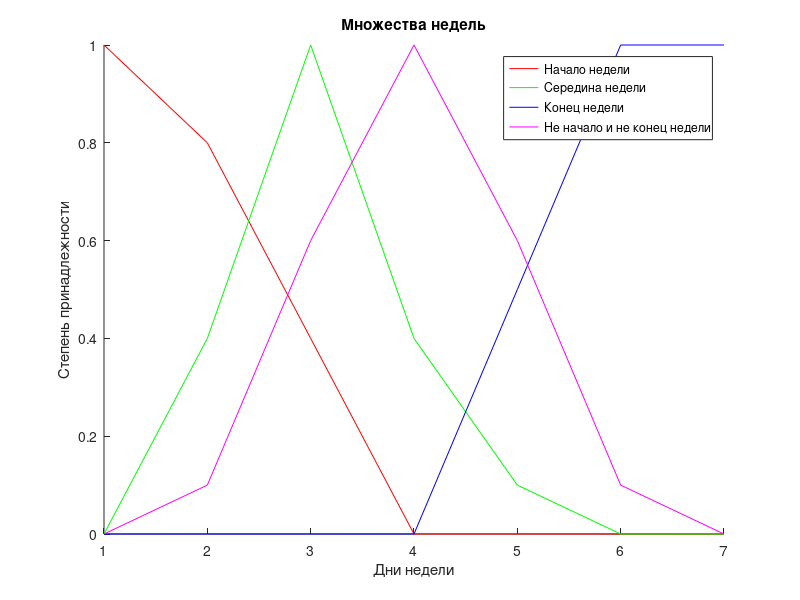

The MATLAB script that drew this image: (Note: this script raises an error after producing the figure.)
%1
U = 1:7;

% Определение нечётких множеств
A = [1, 0.8, 0.4, 0, 0, 0, 0]; % начало недели
B = [0, 0.4, 1, 0.4, 0.1, 0, 0]; % середина недели
C = [0, 0, 0, 0, 0.5, 1, 1]; % конец недели
D = [0, 0.1, 0.6, 1, 0.6, 0.1, 0]; % не начало и не конец недели

% Построение графиков
figure;
hold on;
plot(U, A, 'r', 'DisplayName', 'Начало недели');
plot(U, B, 'g', 'DisplayName', 'Середина недели');
plot(U, C, 'b', 'DisplayName', 'Конец недели');
plot(U, D, 'm', 'DisplayName', 'Не начало и не конец недели');
xlabel('Дни недели');
ylabel('Степень принадлежности');
title('Множества недель');
legend show;
hold off;

% Проверка на унимодальность
is_unimodal_A = isUnimodal(A);
is_unimodal_B = isUnimodal(B);
is_unimodal_C = isUnimodal(C);
is_unimodal_D = isUnimodal(D);

disp(['A унимодально: ', num2str(is_unimodal_A)]);
disp(['B унимодально: ', num2str(is_unimodal_B)]);
disp(['C унимодально: ', num2str(is_unimodal_C)]);
disp(['D унимодально: ', num2str(is_unimodal_D)]);

function result = isUnimodal(membership)
    % Проверка на унимодальность
    % diff(membership): Эта функция вычисляет разности между соседними элементами вектора
    % all(diff(membership) >= 0): Эта часть проверяет, являются ли все разности неотрицательными.
    result = all(diff(membership) >= 0) || all(diff(membership) <= 0);
end


%2
% U = 1:120;
% U_tru = ["1-20","21-40","41-60","61-80","81-100","101-120"];
% 
% %А - молодой
% A = [[1,2,3,4,5,6]
%     [1/2,1,2,3,4,5]
%     [1/3,1/2,1,2,3,4]
%     [1/4,1/3,1/3,1,2,3]
%     [1/5,1/4,1/4,1/2,1,2]
%     [1/6,1/5,1/5,1/3,1/2,1]];
% degreesA = Degree(A);
% disp(display(degreesA,U_tru,"A"))
% 
% %B - старый
% B = [[1,1/2,1/3,1/4,1/5,1/6]
%     [2,1,1/2,1/3,1/4,1/5]
%     [3,2,1,1/2,1/3,1/4]
%     [4,3,2,1,1/2,1/3]
%     [5,4,3,2,1,1/2]
%     [6,5,4,3,2,1]];
% degreesB = Degree(B);
% disp(display(degreesB,U_tru,"B"))
% 
% %С - очень молодой
% C = [[1,2,3,5,6,7]
%     [1/2,1,2,3,5,6]
%     [1/3,1/2,1,2,3,5]
%     [1/5,1/3,1/2,1,2,3]
%     [1/6,1/5,1/3,1/2,1,2]
%     [1/7,1/6,1/5,1/3,1/2,1]];
% degreesC = Degree(C);
% disp(display(degreesC,U_tru,"C"))
% 
% %D - не старый
% D = [[1,2,3,5,6,7]
%     [1/2,1,2,4,5,7]
%     [1/3,1/2,1,3,4,5]
%     [1/5,1/4,1/3,1,2,3]
%     [1/6,1/5,1/4,1/2,1,2]
%     [1/7,1/7,1/5,1/3,1/2,1]];
% degreesD = Degree(D);
% disp(display(degreesD,U_tru,"D"))
% 
% figure(Name="Множества возраста")
% hold on
% plot(U,truMatrix(degreesA),'r','DisplayName','Молодой');
% plot(U,truMatrix(degreesB),'b','DisplayName','Старый');
% plot(U,truMatrix(degreesC),'g','DisplayName','Очень молодой');
% plot(U,truMatrix(degreesD),'m','DisplayName','Не старый');
% title('Множества возрастов');
% xlabel('Возраст');
% ylabel('Степень принадлежности');
% title('Функции принадлежности для возраста');
% legend show;
% hold off;
% 
% function degrees = Degree(All)
% % геометрическое среднее для каждой строки. Параметр 2 указывает, что среднее нужно вычислять по строкам
%     mean = geomean(All,2);
%     norm = mean/sum(mean);
%     degrees = norm;
% end
% 
% function output = display(degrees,names,setName)
%     outputStr = strcat(setName,' =');
%     for i = 1:length(degrees)-1
%         outputStr = strcat(outputStr,sprintf(" %s/M(%.2f)+", names(i), degrees(i)));
%     end
%     output = strcat(outputStr,sprintf(" %s/M(%.2f)", names(length(degrees)), degrees(length(degrees))));
% end
% 
% function matrixx = truMatrix(degrees)
%     matrixx = [];
%     for i= 1:6
% % degrees(i) извлекает i-й элемент из входного массива degrees.
% % repmat(degrees(i), 1, 20) создает строку, состоящую из 20 повторений значения degrees(i).
% % добавляет к массиву matrixx.
%         matrixx = [matrixx,repmat(degrees(i),1,20)];
%     end
% end


%3
% % Количество экспертов
% num_experts = 5;
% 
% % Инициализация матрицы оценок экспертов
% % Строки - эксперты, столбцы - критерии
% criteria = {'Молодой', 'Старый', 'Очень молодой', 'Не старый'};
% ratings = zeros(num_experts, length(criteria));
% U = 0:120;
% U_tru = ["1-20","21-40","41-60","61-80","81-100","101-120"];
% 
% expert1_mol = [1,0,0,0,0,0];
% expert1_star = [0,0,0,1,1,1];
% expert1_ochen = [1,0,0,0,0,0];
% expert1_not = [1,1,1,0,0,0];
% 
% expert2_mol = [1,1,0,0,0,0];
% expert2_star = [0,0,0,0,1,1];
% expert2_ochen = [1,0,0,0,0,0];
% expert2_not = [1,1,0,0,0,0];
% 
% expert3_mol = [1,1,1,0,0,0];
% expert3_star = [0,0,0,1,1,1];
% expert3_ochen = [1,1,0,0,0,0];
% expert3_not = [1,1,1,1,0,0];
% 
% expert4_mol = [1,1,1,0,0,0];
% expert4_star = [0,0,0,0,0,1];
% expert4_ochen = [1,1,0,0,0,0];
% expert4_not = [1,1,1,1,0,0];
% 
% expert5_mol = [1,1,0,0,0,0];
% expert5_star = [0,0,0,0,0,1];
% expert5_ochen = [1,0,0,0,0,0];
% expert5_not = [1,1,1,1,1,0];
% 
% mol = expert1_mol + expert2_mol + expert3_mol + expert4_mol + expert5_mol;
% star = expert1_star + expert2_star + expert3_star + expert4_star + expert5_star;
% ochen = expert1_ochen + expert2_ochen + expert3_ochen + expert4_ochen + expert5_ochen;
% not = expert1_not + expert2_not + expert3_not + expert4_not + expert5_not;
% 
% gr_mol = mol / num_experts;
% gr_star = star / num_experts;
% gr_ochen = ochen / num_experts;
% gr_not = not / num_experts;
% testf = [20,40,60,80,100,120];
% 
% % Построение графиков
% figure;
% hold on;
% plot(testf, gr_mol, 'r', 'DisplayName', 'Молодой');
% plot(testf, gr_star, 'g', 'DisplayName', 'Старый');
% plot(testf, gr_ochen, 'b', 'DisplayName', 'Очень молодой');
% plot(testf, gr_not, 'm', 'DisplayName', 'Не старый');
% title('Множества возрастов');
% xlabel('Возраст');
% ylabel('Степень принадлежности');
% title('Функции принадлежности для возраста');
% legend show;
% hold off;


%4
% U = ["Дисциплина 1", "Дисциплина 2", "Дисциплина 3", "Дисциплина 4"];
% 
% % Нечёткие множества
% A = [0.8, 0.6, 0.9, 1]; % нравится
% B = [0.3, 0.5, 0.7, 0]; % не понимаю
% C = [0.2, 0.4, 0.6, 0.8]; % не нравится
% D = [0.9, 0.7, 0.5, 0.3]; % хотел бы изучать глубже
% 
% % Разложение по уровням для каждого множества
% levels_A = allLevels(A);
% levels_B = allLevels(B);
% levels_C = allLevels(C);
% levels_D = allLevels(D);
% 
% disp('A (Нравится):');
% for level = keys(levels_A)
%     fprintf('Уровень %.2f: ', level{1});
% % levels_A(level{1}) извлекает значения, связанные с текущим ключом
% % cell2mat() преобразует полученные значения в обычный массив.
%     disp(U(cell2mat(levels_A(level{1}))));
% end
% 
% disp('B (Не понимаю):');
% for level = keys(levels_B)
%     fprintf('Уровень %.2f: ', level{1});
%     disp(U(cell2mat(levels_B(level{1}))));
% end
% 
% disp('C (Не нравится):');
% for level = keys(levels_C)
%     fprintf('Уровень %.2f: ', level{1});
%     disp(U(cell2mat(levels_C(level{1}))));
% end
% 
% disp('D (Хотел бы изучать глубже):');
% for level = keys(levels_D)
%     fprintf('Уровень %.2f: ', level{1});
%     disp(U(cell2mat(levels_D(level{1}))));
% end
% 
% % Функция для разложения по уровням
% function levels = allLevels(degrees)
%     levels = containers.Map('KeyType', 'double', 'ValueType', 'any');
%     unique_levels = unique(degrees(degrees > 0));
% 
%     for i = 1:length(unique_levels)
%         indices = find(degrees >= unique_levels(i)); % Находим индексы
%         levels(unique_levels(i)) = {indices}; % Сохраняем индексы дисциплин
%     end
% end


%5
% U = linspace(0, 10, 400);
% 
% % Функции принадлежности
% ua = zeros(size(U));
% ua((0 <= U) & (U <= 5)) = 1; % ua(x)
% 
% ub = zeros(size(U));
% ub(U >= 5 & U <= 10) = exp(-(U(U >= 5 & U <= 10)-5)/5); % ub(x)
% 
% uc = zeros(size(U));
% a1 = 2; a2 = 5;
% uc(U > a2) = 1;
% uc(U >= a1 & U <= a2) = (U(U >= a1 & U <= a2)-a1)/(a2-a1); % uc(x)
% 
% ud = zeros(size(U));
% ud(U > 0) = 1 ./ (1 + 2 * (U(U > 0).^2)); % ud(x)
% 
% % Построение графиков
% figure;
% hold on;
% plot(U, ua, 'r', 'DisplayName', 'ua(x)');
% plot(U, ub, 'g', 'DisplayName', 'ub(x)');
% plot(U, uc, 'b', 'DisplayName', 'uc(x)');
% plot(U, ud, 'm', 'DisplayName', 'ud(x)');
% xlabel('x');
% ylabel('Степень принадлежности');
% title('Функции принадлежности');
% legend show;
% hold off;
% 
% % Разложение по уровням
% disp('Разложение по уровням для ua:');
% disp('Уровень: a -> x принадлежит [0,5]');
% disp('Уровень: 0 -> все');
% 
% disp('Разложение по уровням для ub:');
% disp('Уровень: a -> x принадлежит [5,5*ln(a)+5]');
% disp('Уровень: 0 -> все');
% 
% disp('Разложение по уровням для uc:');
% disp('Уровень: a -> x принадлежит [a*(a2-a1)+a1,+inf]');
% disp('Уровень: 0 -> все');
% disp('Уровень: 1 -> x > a2');
% 
% disp('Разложение по уровням для ud:');
% disp('Уровень: a -> x принадлежит [0,sqrt((1-a)/2a)');
% 
% % Определение уровней
% levels = [0, 0.2, 0.4, 0.6, 0.8, 1];
% 
% % Разложение по уровням для каждой функции
% disp('Разложение по уровням:');
% for func_idx = {'ua', 'ub', 'uc', 'ud'}
%     fprintf('Разложение для %s:\n', func_idx{1});
%     decomposition = ''; % Инициализация строки для разложение
%     for level = levels
%         % Находим значения x для каждого уровня
%         if strcmp(func_idx{1}, 'ua')
%             values = find(ua >= level);
%         elseif strcmp(func_idx{1}, 'ub')
%             values = find(ub >= level);
%         elseif strcmp(func_idx{1}, 'uc')
%             values = find(uc >= level);
%         elseif strcmp(func_idx{1}, 'ud')
%             values = find(ud >= level);
%         end
%         % Записываем минимальные и максимальные значения x для каждого уровня
%         if ~isempty(values)
%             min_x = min(U(values));
%             max_x = max(U(values));
%             interval_str = sprintf('%.1f[%.2f, %.2f]', level, min_x, max_x);
%             decomposition = [decomposition, interval_str, ' + '];
%         end
%     end
%     fprintf('%s\n', decomposition);
% end


%6
% U = linspace(4, 5000, 5000); % От 4 до 5000
% 
% A = zeros(size(U));
% A(U >= 4 & U < 1000) = (U(U >= 4 & U < 1000)) / 1000;
% A(U >= 1000 & U < 1400) = 1;
% A(U >= 1400 & U < 3000) = (3000 - U(U >= 1400 & U < 3000)) / (3000-1400);
% 
% B = zeros(size(U));
% B(U >= 1000 & U < 4000) = (U(U >= 1000 & U < 4000) - 1000) / (4000 - 1000);
% B(U >= 4000) = 1;
% 
% C = zeros(size(U));
% C(U < 400) = 1;
% C(U >= 400 & U < 1500) = (1500 - U(U >= 400 & U < 1500)) / (1500 - 400);
% 
% % Построение графиков
% figure;
% hold on;
% plot(U, A, 'r', 'DisplayName', 'Средний класс');
% plot(U, B, 'g', 'DisplayName', 'Богатые');
% plot(U, C, 'b', 'DisplayName', 'Небогатые');
% xlabel('Цена');
% ylabel('Степень принадлежности');
% title('Функции принадлежности для цен автомобилей');
% legend show;
% hold off;
% 
% % Разложение по уровням
% disp('Разложение по уровням для A:');
% disp('Уровень: a -> x принадлежит [1000a,1400a-1000]');
% 
% disp('Разложение по уровням для B:');
% disp('Уровень: a -> x принадлежит [1000,4000a+1000]');
% 
% disp('Разложение по уровням для C:');
% disp('Уровень: 1 -> x < 400');
% disp('Уровень: a -> [400,1500-400a]');
% 
% % Определение уровней
% levels = linspace(0, 1, 10);
% disp('Разложение по уровням:');
% for func_idx = {'A', 'B', 'C'}
%     fprintf('Разложение для %s:\n', func_idx{1});
%     decomposition = ''; % Инициализация строки для разложения
%     for level = levels
%         % Находим значения x для каждого уровня
%         if strcmp(func_idx{1}, 'A')
%             values = find(A >= level);
%         elseif strcmp(func_idx{1}, 'B')
%             values = find(B >= level);
%         elseif strcmp(func_idx{1}, 'C')
%             values = find(C >= level);
%         end
% 
%         % Записываем минимальные и максимальные значения x для каждого уровня
%         if ~isempty(values)
%             min_x = min(U(values));
%             max_x = max(U(values));
%             interval_str = sprintf('%.1f[%.2f, %.2f]', level, min_x, max_x);
%             decomposition = [decomposition, interval_str, ' + ']; % Добавляем к строке разложения
%         end
%     end   
%     fprintf('%s\n', decomposition);
% end


%7
% % Определение нечётких множеств
% x_A = [5, 6, 7, 8, 9];
% A = [0.4, 0.7, 1, 0.8, 0.6]; % A
% x_B = [1, 3, 4];
% B = [0.8, 0.8, 0.5]; % B
% 
% % Концентрация и дилатация
% CON_A = A .^ 2; % CON(A)
% DIL_A = sqrt(A); % DIL(A)
% CON_B = B .^ 2; % CON(B)
% DIL_B = sqrt(B); % DIL(B)
% 
% % Вывод результатов
% disp('CON(A):');
% disp(CON_A);
% disp('DIL(A):');
% disp(DIL_A);
% disp('CON(B):');
% disp(CON_B);
% disp('DIL(B):');
% disp(DIL_B);
% 
% % Построение графиков
% figure;
% hold on;
% plot(x_A, A, 'r', 'DisplayName', 'A');
% plot(x_A, CON_A, 'g', 'DisplayName', 'CON(A)');
% plot(x_A, DIL_A, 'b', 'DisplayName', 'DIL(A)');
% xlabel('X');
% ylabel('Степень принадлежности');
% title('Функции принадлежности');
% legend show;
% hold off;
% % Построение графиков
% figure;
% hold on;
% plot(x_B, B, 'r', 'DisplayName', 'B');
% plot(x_B, CON_B, 'g', 'DisplayName', 'CON(B)');
% plot(x_B, DIL_B, 'b', 'DisplayName', 'DIL(B)');
% xlabel('X');
% ylabel('Степень принадлежности');
% title('Функции принадлежности');
% legend show;
% hold off;


%8
% x = linspace(0, 2, 300);
% u = 1/2 - 1/2 * sin(pi/2 * (x - 1));
% u(x > 2) = 0; % u(x)
% 
% % Концентрация и дилатация
% CON_A = u .^ 2; % CON(A)
% DIL_A = sqrt(u); % DIL(A)
% 
% disp('CON(A):');
% disp(CON_A);
% disp('DIL(A):');
% disp(DIL_A);
% 
% % Построение графиков
% figure;
% hold on;
% plot(x, u, 'r', 'DisplayName', 'A');
% plot(x, CON_A, 'g', 'DisplayName', 'CON(A)');
% plot(x, DIL_A, 'b', 'DisplayName', 'DIL(A)');
% xlabel('x');
% ylabel('Степень принадлежности');
% title('Функция принадлежности A');
% legend show;
% hold off;


%9
% U = {'a', 'b', 'c', 'd', 'e', 'f', 'g'};
% A = [0, 0.3, 0.7, 1, 0, 0.2, 0.6];
% B = [0.3, 1, 0.5, 0.8, 1, 0.5, 0.6];
% C = [1, 0.5, 0, 0.2, 0, 0.2, 0.9];
% 
% % Функции принадлежности
% A_mu = containers.Map(U, A);
% B_mu = containers.Map(U, B);
% C_mu = containers.Map(U, C);
% 
% % A Л B
% intersection_AB_mu = intersection(A_mu, B_mu);
% 
% % A U B
% union_AB_mu = union(A_mu, B_mu);
% 
% % notB
% notB_mu = negation(B_mu);
% 
% % A Л notB
% intersection_ANegB_mu = intersection(A_mu, notB_mu);
% 
% % notC
% notC_mu = negation(C_mu);
% 
% % Пересечение (A U notB) Л C
% union_ANegB_mu = union(A_mu, notB_mu);
% intersection_unionANegB_C_mu = intersection(union_ANegB_mu, C_mu);
% 
% % Пересечение not(A U B) Л notC
% intersection_negUnionAB_negC_mu = intersection(notB_mu, notC_mu);
% 
% % Вычисление последнего множества: (0.8A^2 U 0.5B^2 U 0.3C^2)
% A_squared_values = A .^2 * 0.8;
% B_squared_values = B .^2 * 0.5;
% C_squared_values = C .^2 * 0.3;
% 
% union_squared_values = max([A_squared_values; B_squared_values; C_squared_values]);
% 
% % Вычисление последнего множества: 0.6(A * B)) Л C^2
% AB_product_values = zeros(size(A));
% for i=1:length(A)
%     AB_product_values(i) = A(i) * B(i);
% end 
% C_squared_for_intersection_values = C .^2;
% intersection_DIL_AB_C_squared_values = min(0.6*AB_product_values,C_squared_for_intersection_values);
% 
% % Вывод результатов в канонической форме
% disp('A Л B:');
% print_canonical_form(intersection_AB_mu);
% 
% disp('A U B:');
% print_canonical_form(union_AB_mu);
% 
% disp('A Л notB:');
% print_canonical_form(intersection_ANegB_mu);
% 
% disp('(A U notB) Л C:');
% print_canonical_form(intersection_unionANegB_C_mu);
% 
% disp('not(A U B) Л notC:');
% print_canonical_form(intersection_negUnionAB_negC_mu);
% 
% disp('(0.8A^2 U 0.5B^2 U 0.3C^2):');
% fprintf('%.2f/a + %.2f/b + %.2f/c + %.2f/d + %.2f/e + %.2f/f + %.2f/g\n', union_squared_values);
% 
% disp('Пересечение 0.6(A * B) Л C^2:');
% fprintf('%.2f/a + %.2f/b + %.2f/c + %.2f/d + %.2f/e + %.2f/f + %.2f/g\n', intersection_DIL_AB_C_squared_values);
% 
% % Построение графиков
% hold on;
% plot(1:7, A, 'r', 'DisplayName', 'A');
% plot(1:7, B, 'g', 'DisplayName', 'B');
% plot(1:7, C, 'b', 'DisplayName', 'C');
% plot(1:7, cell2mat(intersection_AB_mu.values), '-s', 'DisplayName', 'A Л B');
% plot(1:7, cell2mat(union_AB_mu.values), '-s', 'DisplayName', 'A U B');
% plot(1:7, cell2mat(intersection_ANegB_mu.values), '-s', 'DisplayName', 'A Л notB');
% plot(1:7, cell2mat(intersection_unionANegB_C_mu.values), '-s', 'DisplayName', '(A U notB) Л C');
% plot(1:7, cell2mat(intersection_negUnionAB_negC_mu.values), '-s', 'DisplayName', 'not(A U B) Л notC');
% plot(1:7, union_squared_values, '-s', 'DisplayName', '(0.8A^2 U 0.5B^2 U 0.3C^2)');
% plot(1:7, intersection_DIL_AB_C_squared_values, '-s', 'DisplayName', '0.6(A * B) Л C^2');
% 
% xlabel('Элементы множества');
% ylabel('Степень принадлежности');
% title('Графики функций принадлежности множеств и операций');
% xticks(1:7);
% xticklabels(U);
% legend show;
% grid on;
% hold off;
% 
% % Функция для вывода в канонической форме
% function print_canonical_form(mu)
%     keys_mu = keys(mu);
%     fprintf('Множество:\n');
%     for i=1:length(keys_mu)-1
%         fprintf('%.2f/%s + ', mu(keys_mu{i}), keys_mu{i});
%     end
%     fprintf('%.2f/%s', mu(keys_mu{length(keys_mu)}), keys_mu{length(keys_mu)});
%     fprintf('\n');
% end
% 
% function result = intersection(mu_A, mu_B)
%     keys_A = keys(mu_A);
%     keys_B = keys(mu_B);
%     result = containers.Map(keys_A, zeros(1, length(mu_A)));
%     for i = 1:length(mu_A)
%         result(keys_A{i}) = min(mu_A(keys_A{i}), mu_B(keys_B{i}));
%     end
% end
% 
% function result = union(mu_A, mu_B)
%     keys_A = keys(mu_A);
%     keys_B = keys(mu_B);
%     result = containers.Map(keys_A, zeros(1, length(mu_A)));
%     for i = 1:length(mu_A)
%         result(keys_A{i}) = max(mu_A(keys_A{i}), mu_B(keys_B{i}));
%     end
% end
% 
% function result = negation(mu)
%     keys_M = keys(mu);
%     result = containers.Map(keys_M, zeros(1, length(mu)));
%     for i = 1:length(mu)
%         result(keys_M{i}) = max(1 - mu(keys_M{i}), 0);
%     end
% end


%10
% % Определение диапазона значений
% U = linspace(0, 3, 300); % от 0 до 3
% 
% % Функция принадлежности для A
% A = (U.^2) / 9;
% 
% % Функция принадлежности для B
% B = ((U - 3).^2) / 9;
% 
% % A Л B
% intersection_AB = min(A, B);
% 
% % A U B
% union_AB = max(A, B);
% 
% % notB
% not_B = max(1 - B, 0);
% 
% % A Л notB
% difference_AB = min(A, not_B); % Убедимся в неотрицательности
% 
% % (A U notB)
% union_A_notB = max(A, not_B);
% 
% % (not(A Л B))
% neg_intersection_AB = 1 - intersection_AB;
% 
% % (A Л notA) * (B Л notB)
% product_diff_A_B = zeros(size(A)); % Это всегда будет ноль
% 
% % Построение графиков
% figure;
% hold on;
% % Графики для множеств A и B
% plot(U, A, 'r', 'DisplayName', 'A');
% plot(U, B, 'g', 'DisplayName', 'B');
% 
% % Графики для операций
% plot(U, intersection_AB, 'b', 'DisplayName', 'A Л B');
% plot(U, union_AB, 'r--', 'DisplayName', 'A U B');
% plot(U, difference_AB, 'g--', 'DisplayName', 'A Л notB');
% plot(U, union_A_notB, 'b--', 'DisplayName', 'A U notB');
% plot(U, neg_intersection_AB, 'y--', 'DisplayName', 'not(A Л B)');
% plot(U, product_diff_A_B,'y', 'DisplayName', '(A Л notA) * (B Л notB)'); 
% xlabel('u');
% ylabel('Степень принадлежности');
% title('Функции принадлежности A и B');
% legend show;
% hold off;


%11
% U = {'a', 'b', 'c', 'd', 'e'};
% A = [0.8, 0, 0.6, 0.9, 1]; % A
% 
% % Концентрация и дилатация
% B = A .^ 2; % CON(A)
% C = sqrt(A); % DIL(A)
% 
% disp('CON(A):');
% disp(B);
% disp('DIL(A):');
% disp(C);
% 
% figure;
% hold on;
% plot(1:5, A, 'r', 'DisplayName', 'A');
% plot(1:5, B, 'g', 'DisplayName', 'CON(A)');
% plot(1:5, C, 'b', 'DisplayName', 'DIL(A)');
% xlabel('x');
% xticks(1:5);
% xticklabels(U);
% ylabel('Степень принадлежности');
% title('Функция принадлежности A');
% legend show;
% hold off;


%12
% A = [4, 5, 6]; % A
% mu_A = [1.0, 0.5, 0.2]; % Степени принадлежности
% 
% B = [1, 2, 3, 4, 5]; % B
% mu_B = [0.3, 0.8, 1.0, 0.8, 0.3]; % Степени принадлежности
% 
% % Сложение
% C = [];
% mu_C = [];
% for i = 1:length(A)
%     for j = 1:length(B)
%         sum_value = A(i) + B(j);
%         degree = min(mu_A(i), mu_B(j)); % Используем минимум
%         idx = find(C == sum_value); % Ищем индекс существующего значения
%         if isempty(idx)
%             C(end+1) = sum_value; 
%             mu_C(end+1) = degree;
%         else
%             mu_C(idx) = max(mu_C(idx), degree);
%         end
%     end
% end
% 
% % Умножение
% D = [];
% mu_D = [];
% for i = 1:length(A)
%     for j = 1:length(B)
%         prod_value = A(i) * B(j);
%         degree = min(mu_A(i), mu_B(j)); % Используем минимум
%         idx = find(D == prod_value); % Ищем индекс существующего значения
%         if isempty(idx)
%             D(end+1) = prod_value; 
%             mu_D(end+1) = degree;
%         else
%             mu_D(idx) = max(mu_D(idx), degree);
%         end
%     end
% end
% 
% % Вычитание
% E = [];
% mu_E = [];
% for i = 1:length(A)
%     for j = 1:length(B)
%         if A(i) >= B(j)
%             diff_value = A(i) - B(j);
%             degree = min(mu_A(i), mu_B(j)); % Используем минимум
%             idx = find(E == diff_value); % Ищем индекс существующего значения
%             if isempty(idx)
%                 E(end+1) = diff_value; 
%                 mu_E(end+1) = degree;
%             else
%                 mu_E(idx) = max(mu_E(idx), degree);
%             end
%         end
%     end
% end
% 
% % Деление
% F = [];
% mu_F = [];
% for i = 1:length(A)
%     for j = 1:length(B)
%         if B(j) ~= 0
%             div_value = A(i) / B(j);
%             degree = min(mu_A(i), mu_B(j)); % Используем минимум
%             idx = find(F == div_value); % Ищем индекс существующего значения
%             if isempty(idx)
%                 F(end+1) = div_value; 
%                 mu_F(end+1) = degree;
%             else
%                 mu_F(idx) = max(mu_F(idx), degree);
%             end
%         end
%     end
% end
% 
% % Максимум
% function [G, mu_G] = calcMax(A,B,mu_A,mu_B)
%     G = [];
%     mu_G = [];
%     for i = 1:length(A)
%         for j = 1:length(B)
%             max_value = max(A(i), B(j));
%             degree = min(mu_A(i), mu_B(j)); % Используем максимум
%             idx = find(G == max_value); % Ищем индекс существующего значения
%             if isempty(idx)
%                 G(end+1) = max_value; 
%                 mu_G(end+1) = degree;
%             else
%                 mu_G(idx) = max(mu_G(idx), degree);
%             end
%         end
%     end
% end
% [G,mu_G] = calcMax(A,B,mu_A,mu_B);
% 
% % Минимум
% function [H, mu_H] = calcMin(A,B,mu_A,mu_B)
%     H = [];
%     mu_H = [];
%     for i = 1:length(A)
%         for j = 1:length(B)
%             min_value = min(A(i), B(j));
%             degree = min(mu_A(i), mu_B(j)); % Используем минимум
%             idx = find(H == min_value); % Ищем индекс существующего значения
%             if isempty(idx)
%                 H(end+1) = min_value; 
%                 mu_H(end+1) = degree;
%             else
%                 mu_H(idx) = max(mu_H(idx), degree);
%             end
%         end
%     end
% end
% [H,mu_H] = calcMin(A,B,mu_A,mu_B);
% 
% % Сортировка результатов по величине элемента и удаление дубликатов для всех операций
% [C_sorted, mu_C_sorted] = sortAndRemoveDuplicates(C, mu_C);
% [E_sorted, mu_E_sorted] = sortAndRemoveDuplicates(E, mu_E);
% [D_sorted, mu_D_sorted] = sortAndRemoveDuplicates(D, mu_D);
% [F_sorted, mu_F_sorted] = sortAndRemoveDuplicates(F, mu_F);
% [G_sorted, mu_G_sorted] = sortAndRemoveDuplicates(G, mu_G);
% [H_sorted, mu_H_sorted] = sortAndRemoveDuplicates(H, mu_H);
% 
% [v,m] = calcMax(A,C,mu_A,mu_C);
% disp('Нечёткие числа: ')
% disp(v)
% disp('Дискретные числа: ')
% disp(m)
% 
% figure;
% hold on;
% plot(A, mu_A, 'r', 'DisplayName', 'A (немного больше 3)');
% plot(B, mu_B, 'g', 'DisplayName', 'B (примерно 3)');
% plot(C_sorted, mu_C_sorted, 'b', 'DisplayName', 'C (A + B)');
% plot(D_sorted, mu_D_sorted, 'r--', 'DisplayName', 'D (A * B)');
% plot(E_sorted, mu_E_sorted, 'y', 'DisplayName', 'E (A - B)');
% plot(F_sorted, mu_F_sorted, 'g--', 'DisplayName', 'F (A / B)');
% plot(G_sorted, mu_G_sorted, 'b--', 'DisplayName', 'G (max(A,B))');
% plot(H_sorted, mu_H_sorted, 'y--', 'DisplayName', 'H (min(A,B))');
% xlabel('Значения');
% ylabel('Степень принадлежности');
% title('Графики функций принадлежности для A и B с операциями');
% legend show;
% grid on;
% hold off;
% 
% function [sortedValues, sortedDegrees] = sortAndRemoveDuplicates(values, degrees)
%     [sortedValues, uniqueIdx] = unique(values);
%     sortedDegrees= zeros(size(sortedValues));
%     for i=1:length(uniqueIdx)
%         sortedDegrees(i)=max(degrees(values==sortedValues(i)));
%     end  
% end



%Individual dz1
% criteria = {'Качества зерна', 'Цена зерна', 'Транспортные расходы', 'Форм оплаты', 'Минимальная партия', 'Надёжность поставки'};
% ranks = [1, 2, 6, 4, 3, 5];
% 
% % Количество критериев
% n = length(ranks);
% 
% % Создание матрицы парных сравнений
% comparisonMatrix = zeros(n,n);
% 
% for i = 1:n
%     for j = 1:n
%         if ranks(i)>=ranks(j)
%             comparisonMatrix(i, j) = 1; % Элемент на главной диагонали
%         else
%             comparisonMatrix(i, j) = 0;
%         end
%     end
% end
% 
% % Нормализация матрицы
% normalizedMatrix = comparisonMatrix ./ sum(comparisonMatrix, 2);
% 
% % Инициализация векторов весов
% weights = mean(normalizedMatrix, 2);
% 
% % Итерации для вычисления итерированной силы критерия
% for iter = 1:3
%     normalizedMatrix = comparisonMatrix * weights; % Умножение матрицы на вектор весов
%     weights = normalizedMatrix / sum(normalizedMatrix); % Нормализация
% end
% 
% % Вывод результатов
% disp('Матрица парных сравнений:');
% disp(comparisonMatrix);
% disp('Итерированная сила критериев:');
% disp(weights);
% disp('Значимость критериев:');
% for i = 1:n
%     fprintf('%s: %.4f\n', criteria{i}, weights(i));
% end


%Individual dz2
% rangMatrix = transpose([
%     calculateRanks([0.45, 0.30, 0.15, 0.10])
%     calculateRanks([0.2, 0.3, 0.35, 0.15])
%     calculateRanks([0.15, 0.30, 0.15, 0.40])
%     calculateRanks([0.30, 0.30, 0.25, 0.15])
%     ]);
% rangsSum = sum(rangMatrix,2);
% meanRang = sum(rangsSum)/length(rangsSum);
% dArray = rangsSum - meanRang;
% 
% tAr = [calcT(rangMatrix(1:end,1))
%        calcT(rangMatrix(1:end,2))
%        calcT(rangMatrix(1:end,3))
%        calcT(rangMatrix(1:end,4))];
% w = calcW(dArray,tAr,4,4);
% 
% rangsInvSum = rangsSum .^-1;
% rangsInvSumSum = sum(rangsInvSum);
% degrees = rangsInvSum ./ rangsInvSumSum;
% 
% disp('Степени согласованности мнений экспертов:');
% disp(degrees);
% 
% 
% function ranks = calculateRanks(values)
%     if isempty(values)
%         ranks = [];
%         return;
%     end
%     n = length(values);
%     ranks = zeros(size(values));
%     [sortedValues, sortedIndices] = sort(values,"descend");
%     currentRank = 1;
%     i = 1; 
%     while i <= n
%         % Найти количество одинаковых значений
%         count = length(sortedValues(sortedValues==sortedValues(i)));
%         if count > 1
%             su = sum(find(sortedValues == sortedValues(i)));
%             % Если есть одинаковые значения, присваиваем средний ранг
%             averageRank = su/count; % Средний ранг для одинаковых значений
%             % Присвоение среднего ранга всем одинаковым элементам
%             for j = 0:(count - 1)
%                 ranks(sortedIndices(i + j)) = averageRank;
%             end
%             % Увеличиваем текущий ранг до ближайшего целого числа в большую сторону после среднего
%             currentRank = ceil(averageRank);
%         else
%             % Если уникальное значение, просто присваиваем текущий ранг
%             ranks(sortedIndices(i)) = currentRank;
%             currentRank = currentRank + 1;
%         end
%         i = i + count;
%         % Если есть одинаковые значения, следующий ранг устанавливаем на ближайшее целое число в большую сторону.
%         if count > 1
%             currentRank = ceil(currentRank); 
%         end
%     end
% end
% 
% function t = calcT(ranks)
%     uniqueRanks = unique(ranks);
%     t = 0;
%     for j=1:length(uniqueRanks)
%         countOfEqRanks = length(find(uniqueRanks(j)==ranks));
%         t = t + countOfEqRanks^3 - countOfEqRanks;
%     end
% end
% 
% function w = calcW(dArray,tAr,exCount,ObCount) 
%     w = 0;
%     dSq = dArray .^2;
%     w = 12 * sum(dSq)/(exCount^2*(ObCount^3 - ObCount) - exCount * sum(tAr));
% end